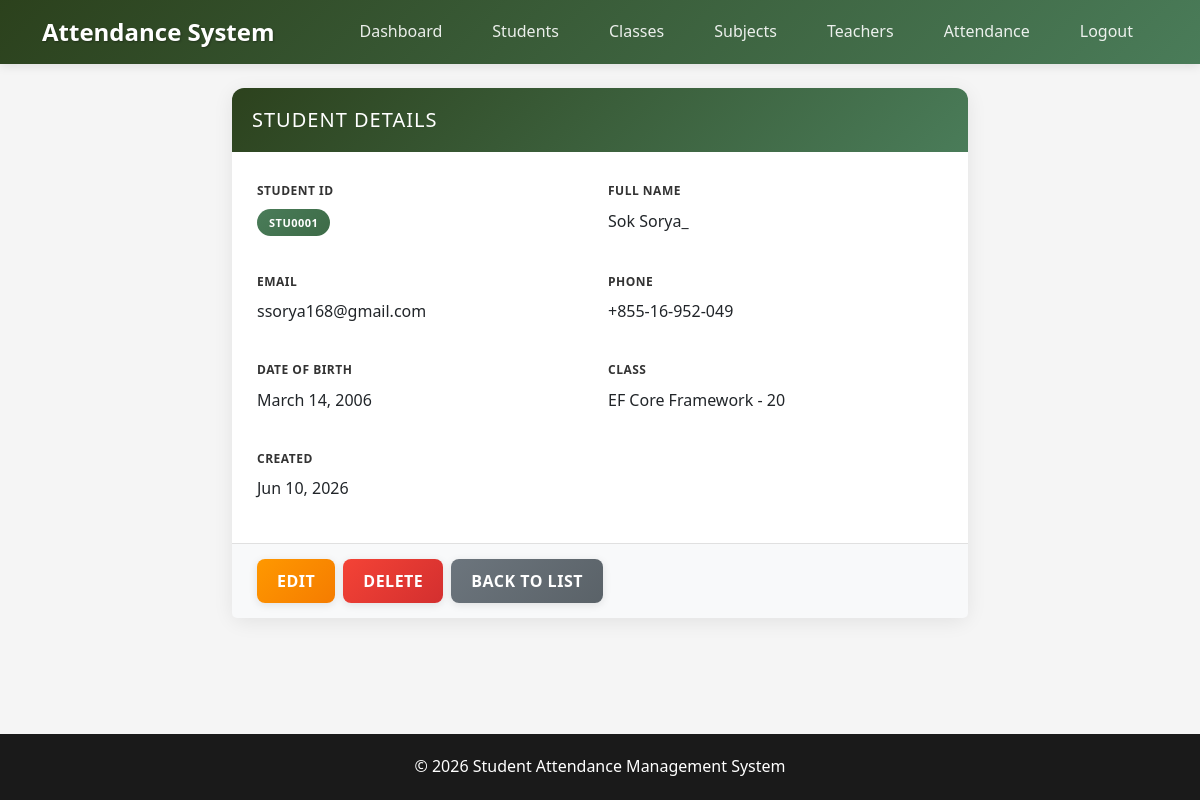
The page /students/1/ (signed in) on the database as committed earlier.
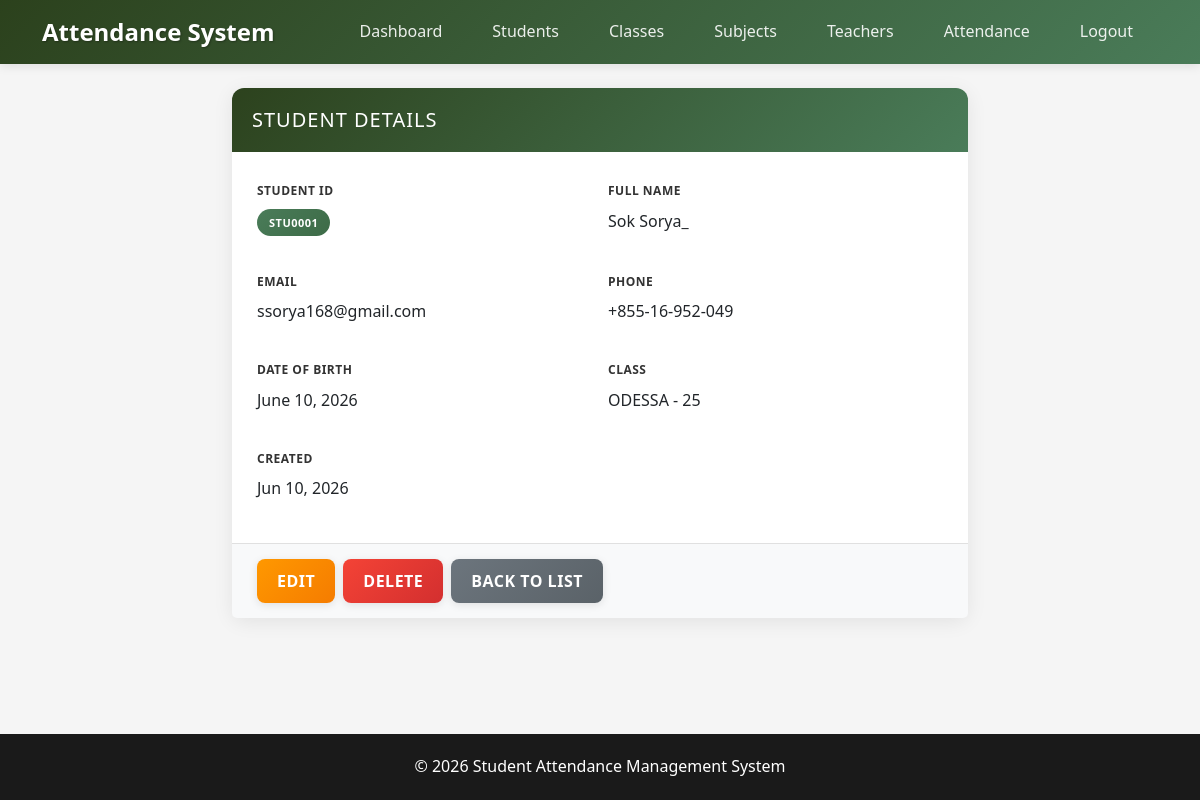
The same page on the database as committed later.
### Attendance/models.py (models this page shows, shortened)
class Student(models.Model):
    student_id = models.CharField(max_length=20, unique=True)
    first_name = models.CharField(max_length=50)
    last_name = models.CharField(max_length=50)
    email = models.EmailField(unique=True)
    phone = models.CharField(max_length=20, unique=True)
    date_of_birth = models.DateField()
    class_room = models.ForeignKey(Class, on_delete=models.CASCADE)
    created_at = models.DateTimeField(auto_now_add=True)

class Class(models.Model):
    class_name = models.CharField(max_length=50, unique=True)
    capacity = models.IntegerField()
    def __str__(self):
        return f"{self.class_name} - {self.capacity}"

### Attendance/views.py (the view)
# urls.py: path('students/<int:pk>/', views.student_detail, name='student_detail'),
@login_required
def student_detail(request, pk):
    student = get_object_or_404(Student, pk=pk)
    return render(request, 'students/detail.html', {'student': student})

### Templates/students/detail.html
{% extends 'base.html' %}
{% block content %}
<div class="row">
    <div class="col-md-8 mx-auto align-content-center w-800">
        <div class="card">
            <div class="card-header">
                <h4>Student Details</h4>
            </div>
            <div class="card-body">
                <div class="row g-3">
                    <div class="col-md-6">
                        <label class="form-label">Student ID</label>
                        <p><span class="badge bg-secondary">{{ student.student_id }}</span></p>
                    </div>
                    <div class="col-md-6">
                        <label class="form-label">Full Name</label>
                        <p>{{ student.first_name }} {{ student.last_name }}</p>
                    </div>
                    <div class="col-md-6">
                        <label class="form-label">Email</label>
                        <p>{{ student.email }}</p>
                    </div>
                    <div class="col-md-6">
                        <label class="form-label">Phone</label>
                        <p>{{ student.phone }}</p>
                    </div>
                    <div class="col-md-6">
                        <label class="form-label">Date of Birth</label>
                        <p>{{ student.date_of_birth }}</p>
                    </div>
                    <div class="col-md-6">
                        <label class="form-label">Class</label>
                        <p>{{ student.class_room }}</p>
                    </div>
                    <div class="col-md-6">
                        <label class="form-label">Created</label>
                        <p>{{ student.created_at|date:"M d, Y" }}</p>
                    </div>
                </div>
            </div>
            <div class="card-footer d-flex gap-2">
                <a href="{% url 'student_edit' pk=student.id %}" class="btn btn-warning">Edit</a>
                <a href="{% url 'student_delete' pk=student.id %}" class="btn btn-danger">Delete</a>
                <a href="{% url 'student_list' %}" class="btn btn-secondary">Back to List</a>
            </div>
        </div>
    </div>
</div>
{% endblock %}

Rows that differ between the two databases and show on the page:
changed Student "Sok": date_of_birth "March 14, 2006" → "June 10, 2026"; class_room "EF Core Framework - 20" → "ODESSA - 25"
